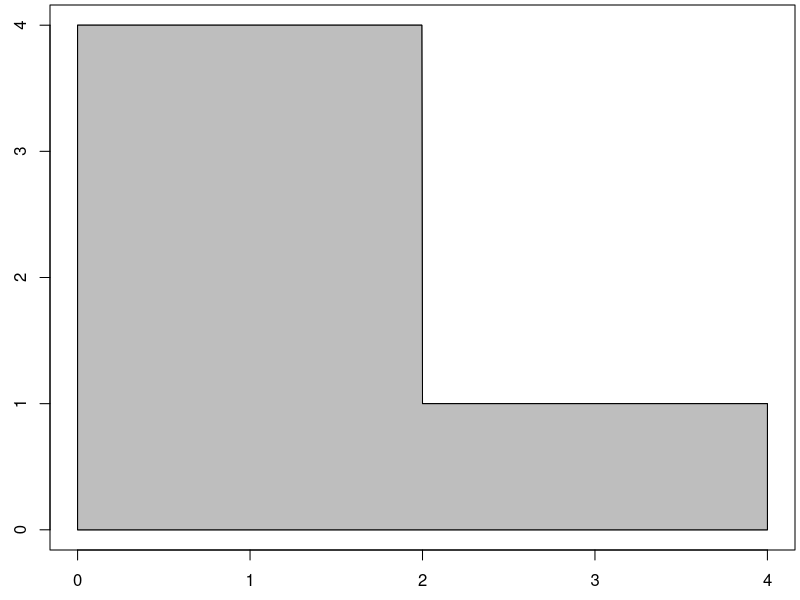
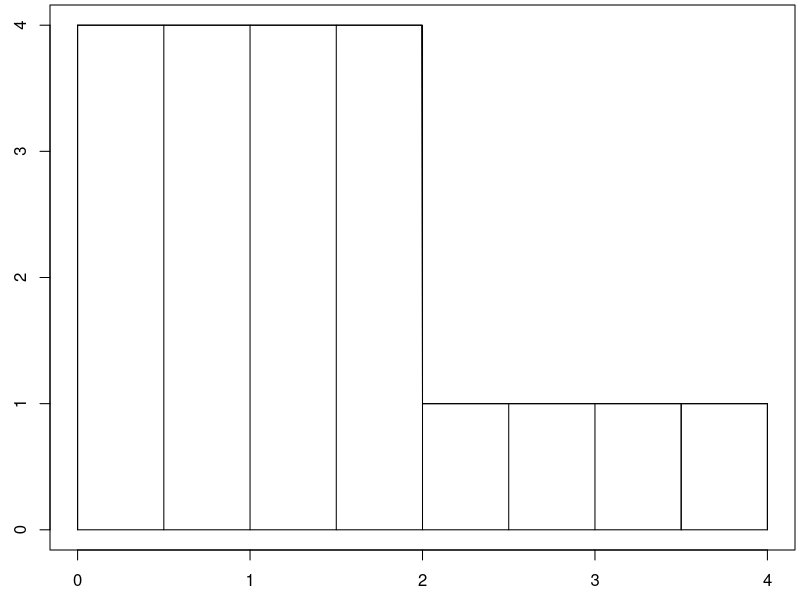
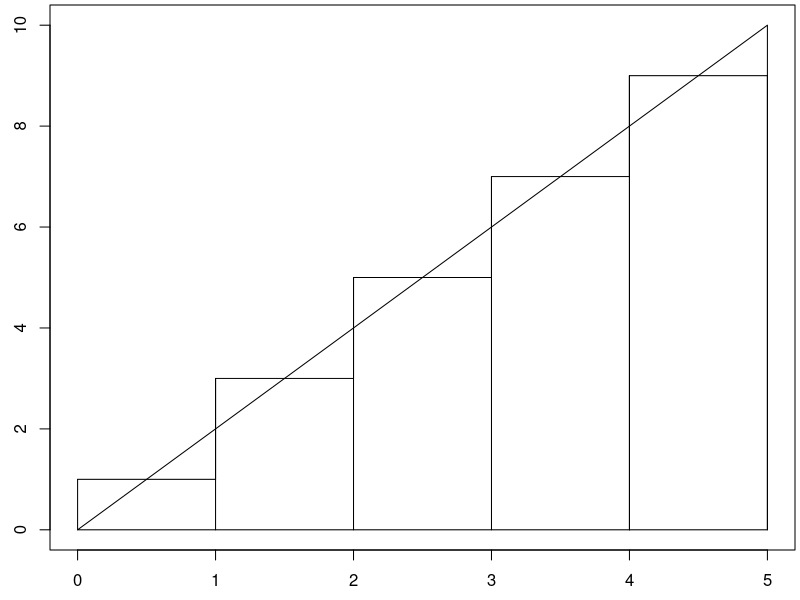
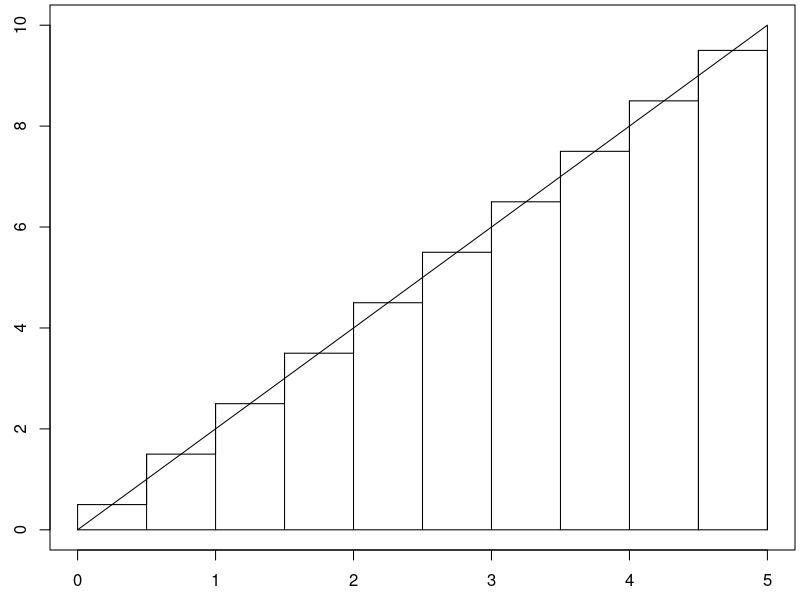
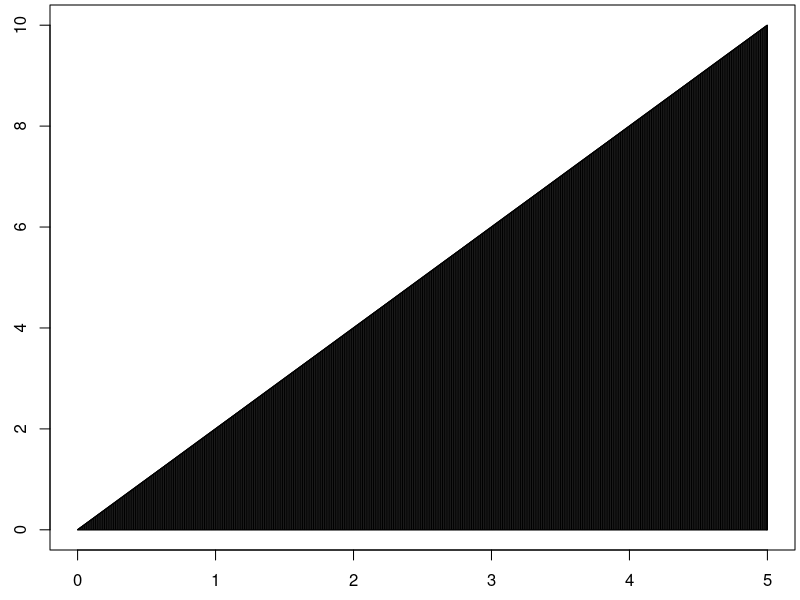

The R script that drew these images, in order:
#######
    #These first functions are copied from the top of the 
    #Rectangles, Rugs, and Riemann Sums reading
#######
library(knitr)

#Shades a rug diagram for a probability mass function. 
#Inputs: 
#  x - a vector of data points
#  p - a corresponding vector of probabilities or frequencies
#All widths are 1 unit wide. 
draw_pmf <- function(x,p){
  xs <- c(rbind(x-1/2,x-1/2,x+1/2,x+1/2))
  px <- c(rbind(0,p,p,0))
  par(mar=c(2.5,2.5,0.25,0.25))
  plot.new()
  plot(xs,px,type="l")
  polygon(xs,px,col="gray")
}

#Shades a rug diagram (shades area under) for a function f from a to b. 
#Inputs: 
#  f - a function f(x)
#  a - left end of the rug
#  b - right end of the rug
#  num_points - how many point are sent into f for plotting. 
draw_rug <- function(f,a,b,num_points=100){
  x <- c(a,seq(a,b,(b-a)/num_points),b,a)
  y <- c(0,f(seq(a,b,(b-a)/num_points)),0,0)
  par(mar=c(2.5,2.5,0.25,0.25))
  plot(x,y,type = "l")
  polygon(x,y,col="gray")
}

#Draws rectangles over the top of a given function.
#The midpoint of top of each rectangle passes through the function. 
#  f - a function f(x)
#  a - left end of graph
#  b - right end of graph
#  num_rectangles - how many rectangles to plot.
#  method - One of "left", "right", or "mid".  Defaults to mid.
draw_rect_approx <- function(f,a,b,num_rectangles, method = "mid"){
  n <- num_rectangles
  dx <- (b-a)/n
  x <- c(a,seq(a,b,dx/100),b,a)
  y <- c(0,f(seq(a,b,dx/100)),0,0)
  par(mar=c(2.5,2.5,0.25,0.25))
  plot(x,y,type = "l")
  
  if(method == "left"){
    xi <- seq(a+0*dx/2,b-dx/2,dx)
    lines(xi,f(xi),type = "h")
    lines(xi,f(xi),type = "s")
    lines(c(xi[n],xi[n]+dx),f(c(xi[n],xi[n])),type = "l")
    lines(c(xi[n],xi[n]+dx),f(c(xi[n],xi[n])),type = "h")
  }
  else if(method == "right"){
    xi <- seq(a+dx,b+dx/2,dx)
    lines(xi-dx,f(xi),type = "h")
    lines(xi-dx,f(xi),type = "s")
    lines(c(xi[n]-dx,xi[n]),f(c(xi[n],xi[n])),type = "l")
    lines(c(xi[n]-dx,xi[n]),f(c(xi[n],xi[n])),type = "h")
  } 
  else{#Use midpoint
    xi <- seq(a+dx/2,b,dx)
    lines(xi-dx/2,f(xi),type = "h")
    lines(xi-dx/2,f(xi),type = "s")
    lines(c(xi[n]-dx/2,xi[n]+dx/2),f(c(xi[n],xi[n])),type = "l")
    lines(c(xi[n]-dx/2,xi[n]+dx/2),f(c(xi[n],xi[n])),type = "h")
  }
}
#######


#Brain Gains Q1 Plots
g <- function(x){
  #This function is only programmed to take values from 0 to 5.
  ifelse(x<2,4,1)
}
draw_rug(g,0,4,num_points = 1000)
draw_rect_approx(g,0,4,8)

#Calculating Expected Value (and Area) using Rectangular Approximations
g <- function(x){2*x}
a <- 0
b <- 5
n <- 5
dx <- (b-a)/n
draw_rect_approx(g,a,b,n) 

xi <- seq(a+dx/2,b,dx)  #Center of each rectangle
Ai <- g(xi)*dx          #Area of each rectangle
data.frame(x_i = xi, A_i = Ai)

c(total_area =sum(Ai),  
  expected_value = sum(xi*Ai)/sum(Ai))

    #Increase number of rectangles (the value for n)
g <- function(x){2*x}
a <- 0
b <- 5
n <- 10
dx <- (b-a)/n
draw_rect_approx(g,a,b,n) 
xi <- seq(a+dx/2,b,dx)  #Center of each rectangle
Ai <- g(xi)*dx          #Area of each rectangle
#data.frame(x_i = xi, A_i = Ai)
c(total_area =sum(Ai),  
  expected_value = sum(xi*Ai)/sum(Ai))

    #Even more rectangles
n <- 1000
dx <- (b-a)/n
draw_rect_approx(g,a,b,n) 
xi <- seq(a+dx/2,b,dx)  #Center of each rectangle
Ai <- g(xi)*dx          #Area of each rectangle
#data.frame(x_i = xi, A_i = Ai)
c(total_area =sum(Ai),  
  expected_value = sum(xi*Ai)/sum(Ai))
#We see the approximate expected value approaches 
    #the exact expected value E[X]=10/3 calculated
    #using the centroid formula for a right triangle.




#Another function.
g <- function(x){x^2}
a <- 0
b <- 5
n <- 100
dx <- (b-a)/n
#draw_rect_approx(g,a,b,n) 
xi <- seq(a+dx/2,b,dx)  #Center of each rectangle
Ai <- g(xi)*dx          #Area of each rectangle
#data.frame(x_i = xi, A_i = Ai)
c(total_area =sum(Ai),  
  expected_value = sum(xi*Ai)/sum(Ai))

#A third function (this function is not on our centroid charts).
g <- function(x){x^3}
a <- 0
b <- 4
n <- 100
dx <- (b-a)/n
#draw_rect_approx(g,a,b,n) 
xi <- seq(a+dx/2,b,dx)  #Center of each rectangle
Ai <- g(xi)*dx          #Area of each rectangle
#data.frame(x_i = xi, A_i = Ai)
c(total_area =sum(Ai),  
  expected_value = sum(xi*Ai)/sum(Ai))
total_area =sum(Ai)
    #To calculate P(X <= 3) we also need area left of 3.
a <- 0
b <- 3
n <- 100
dx <- (b-a)/n
#draw_rect_approx(g,a,b,n) 
xi <- seq(a+dx/2,b,dx)  #Center of each rectangle
Ai <- g(xi)*dx          #Area of each rectangle
#data.frame(x_i = xi, A_i = Ai)
total_area_left3 =sum(Ai)
    #P(X <= 3)
total_area_left3/total_area



#A final function (this function is not on our centroid charts).
g <- function(x){5*x*exp(-x)}
a <- 2
b <- 8
n <- 100
dx <- (b-a)/n
#draw_rect_approx(g,a,b,n) 
xi <- seq(a+dx/2,b,dx)  #Center of each rectangle
Ai <- g(xi)*dx          #Area of each rectangle
#data.frame(x_i = xi, A_i = Ai)
c(total_area =sum(Ai),  
  expected_value = sum(xi*Ai)/sum(Ai))
total_area =sum(Ai)
#To calculate P(X <= 3) we also need area left of 3.
a <- 2
b <- 3
n <- 100
dx <- (b-a)/n
#draw_rect_approx(g,a,b,n) 
xi <- seq(a+dx/2,b,dx)  #Center of each rectangle
Ai <- g(xi)*dx          #Area of each rectangle
#data.frame(x_i = xi, A_i = Ai)
total_area_left3 =sum(Ai)
#P(X <= 3)
total_area_left3/total_area